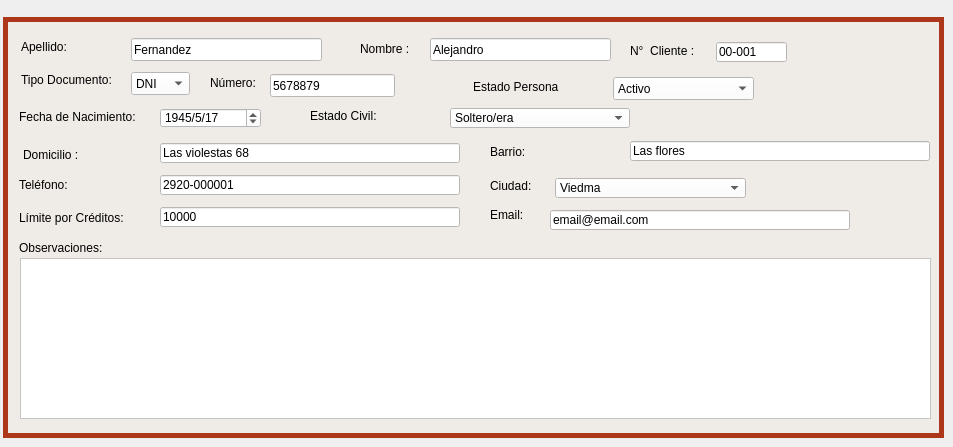
     <widget class="QWidget" name="tab_16">
      <attribute name="icon">
       <iconset>
        <normalon>Íconos/tarjeta-personal-de-datos-de-contacto.png</normalon>
       </iconset>
      </attribute>
      <attribute name="title">
       <string>Datos Personales</string>
      </attribute>
      <widget class="QLineEdit" name="lne_telfono_buscar_2">
       <property name="geometry">
        <rect>
         <x>160</x>
         <y>175</y>
         <width>300</width>
         <height>20</height>
        </rect>
       </property>
       <property name="styleSheet">
        <string notr="true">background-color: rgb(255, 255, 255);</string>
       </property>
       <property name="text">
        <string>2920-000001</string>
       </property>
      </widget>
      <widget class="QLabel" name="label_123">
       <property name="geometry">
        <rect>
         <x>19</x>
         <y>109</y>
         <width>141</width>
         <height>16</height>
        </rect>
       </property>
       <property name="text">
        <string>Fecha de Nacimiento:</string>
       </property>
      </widget>
      <widget class="QDateEdit" name="dte_nacimiento_buscar_2">
       <property name="geometry">
        <rect>
         <x>160</x>
         <y>108</y>
         <width>101</width>
         <height>20</height>
        </rect>
       </property>
       <property name="styleSheet">
        <string notr="true">background-color: rgb(255, 255, 255);</string>
       </property>
       <property name="displayFormat">
        <string>yyyy/M/dd</string>
       </property>
       <property name="date">
        <date>
         <year>1945</year>
         <month>5</month>
         <day>17</day>
        </date>
       </property>
      </widget>
      <widget class="QComboBox" name="cbx_estado_civil_buscar_2">
       <property name="geometry">
        <rect>
         <x>450</x>
         <y>108</y>
         <width>180</width>
         <height>20</height>
        </rect>
       </property>
       <property name="styleSheet">
        <string notr="true">background-color: rgb(255, 255, 255);</string>
       </property>
       <item>
        <property name="text">
         <string>Soltero/era</string>
        </property>
       </item>
       <item>
        <property name="text">
         <string>Casado/ada</string>
        </property>
       </item>
       <item>
        <property name="text">
         <string>Viudo/da</string>
        </property>
       </item>
       <item>
        <property name="text">
         <string>Divorsiado/ada</string>
        </property>
       </item>
      </widget>
      <widget class="QLabel" name="label_124">
       <property name="geometry">
        <rect>
         <x>490</x>
         <y>144</y>
         <width>131</width>
         <height>16</height>
        </rect>
       </property>
       <property name="text">
        <string>Barrio:</string>
       </property>
      </widget>
      <widget class="QLineEdit" name="lne_domicilio_buscar_2">
       <property name="geometry">
        <rect>
         <x>160</x>
         <y>143</y>
         <width>300</width>
         <height>20</height>
        </rect>
       </property>
       <property name="styleSheet">
        <string notr="true">background-color: rgb(255, 255, 255);</string>
       </property>
       <property name="text">
        <string>Las violestas 68</string>
       </property>
      </widget>
      <widget class="QLabel" name="label_125">
       <property name="geometry">
        <rect>
         <x>360</x>
         <y>41</y>
         <width>71</width>
         <height>16</height>
        </rect>
       </property>
       <property name="text">
        <string>Nombre :</string>
       </property>
      </widget>
      <widget class="QLabel" name="label_126">
       <property name="geometry">
        <rect>
         <x>310</x>
         <y>108</y>
         <width>131</width>
         <height>16</height>
        </rect>
       </property>
       <property name="text">
        <string>Estado Civil:</string>
       </property>
      </widget>
      <widget class="QLineEdit" name="lne_barrio_buscar_2">
       <property name="geometry">
        <rect>
         <x>630</x>
         <y>141</y>
         <width>300</width>
         <height>20</height>
        </rect>
       </property>
       <property name="styleSheet">
        <string notr="true">background-color: rgb(255, 255, 255);</string>
       </property>
       <property name="text">
        <string>Las flores</string>
       </property>
      </widget>
      <widget class="QLabel" name="label_127">
       <property name="geometry">
        <rect>
         <x>19</x>
         <y>177</y>
         <width>121</width>
         <height>16</height>
        </rect>
       </property>
       <property name="text">
        <string>Teléfono:</string>
       </property>
      </widget>
      <widget class="QComboBox" name="cbx_ciudad_4">
       <property name="geometry">
        <rect>
         <x>555</x>
         <y>178</y>
         <width>191</width>
         <height>20</height>
        </rect>
       </property>
       <property name="styleSheet">
        <string notr="true">background-color: rgb(255, 255, 255);</string>
       </property>
       <item>
        <property name="text">
         <string>Viedma</string>
        </property>
       </item>
      </widget>
      <widget class="QLabel" name="label_128">
       <property name="geometry">
        <rect>
         <x>21</x>
         <y>72</y>
         <width>103</width>
         <height>16</height>
        </rect>
       </property>
       <property name="text">
        <string>Tipo Documento:</string>
       </property>
      </widget>
      <widget class="QLabel" name="label_129">
       <property name="geometry">
        <rect>
         <x>630</x>
         <y>43</y>
         <width>71</width>
         <height>16</height>
        </rect>
       </property>
       <property name="text">
        <string>N°  Cliente :</string>
       </property>
      </widget>
      <widget class="QLineEdit" name="lne_nombre_buscar_2">
       <property name="geometry">
        <rect>
         <x>430</x>
         <y>38</y>
         <width>181</width>
         <height>23</height>
        </rect>
       </property>
       <property name="styleSheet">
        <string notr="true">background-color: rgb(255, 255, 255);</string>
       </property>
       <property name="text">
        <string>Alejandro</string>
       </property>
      </widget>
      <widget class="QLineEdit" name="lne_limite_credito_4">
       <property name="geometry">
        <rect>
         <x>160</x>
         <y>207</y>
         <width>300</width>
         <height>20</height>
        </rect>
       </property>
       <property name="styleSheet">
        <string notr="true">background-color: rgb(255, 255, 255);</string>
       </property>
       <property name="text">
        <string>10000</string>
       </property>
      </widget>
      <widget class="QLineEdit" name="lne_nro_cliente_buscar_2">
       <property name="geometry">
        <rect>
         <x>716</x>
         <y>42</y>
         <width>71</width>
         <height>20</height>
        </rect>
       </property>
       <property name="styleSheet">
        <string notr="true">background-color: rgb(255, 255, 255);</string>
       </property>
       <property name="text">
        <string>00-001</string>
       </property>
      </widget>
      <widget class="QLabel" name="label_130">
       <property name="geometry">
        <rect>
         <x>490</x>
         <y>207</y>
         <width>131</width>
         <height>16</height>
        </rect>
       </property>
       <property name="text">
        <string>Email:</string>
       </property>
      </widget>
      <widget class="QComboBox" name="cbx_tipo_doc_buscar_2">
       <property name="geometry">
        <rect>
         <x>131</x>
         <y>72</y>
         <width>59</width>
         <height>23</height>
        </rect>
       </property>
       <property name="styleSheet">
        <string notr="true">background-color: rgb(255, 255, 255);</string>
       </property>
       <item>
        <property name="text">
         <string>DNI </string>
        </property>
       </item>
       <item>
        <property name="text">
         <string>CUIL</string>
        </property>
       </item>
       <item>
        <property name="text">
         <string>CUIT </string>
        </property>
       </item>
      </widget>
      <widget class="QLineEdit" name="lne_apellido_buscar_2">
       <property name="geometry">
        <rect>
         <x>131</x>
         <y>38</y>
         <width>191</width>
         <height>23</height>
        </rect>
       </property>
       <property name="styleSheet">
        <string notr="true">background-color: rgb(255, 255, 255);</string>
       </property>
       <property name="text">
        <string>Fernandez</string>
       </property>
      </widget>
      <widget class="QLabel" name="label_131">
       <property name="geometry">
        <rect>
         <x>210</x>
         <y>75</y>
         <width>52</width>
         <height>16</height>
        </rect>
       </property>
       <property name="text">
        <string>Número:</string>
       </property>
      </widget>
      <widget class="QLabel" name="label_132">
       <property name="geometry">
        <rect>
         <x>19</x>
         <y>240</y>
         <width>121</width>
         <height>16</height>
        </rect>
       </property>
       <property name="text">
        <string>Observaciones: </string>
       </property>
      </widget>
      <widget class="QLabel" name="label_133">
       <property name="geometry">
        <rect>
         <x>19</x>
         <y>210</y>
         <width>121</width>
         <height>16</height>
        </rect>
       </property>
       <property name="text">
        <string>Límite por Créditos:</string>
       </property>
      </widget>
      <widget class="QLabel" name="label_134">
       <property name="geometry">
        <rect>
         <x>21</x>
         <y>39</y>
         <width>53</width>
         <height>16</height>
        </rect>
       </property>
       <property name="text">
        <string>Apellido:</string>
       </property>
      </widget>
      <widget class="QLabel" name="label_135">
       <property name="geometry">
        <rect>
         <x>490</x>
         <y>178</y>
         <width>71</width>
         <height>16</height>
        </rect>
       </property>
       <property name="text">
        <string>Ciudad:</string>
       </property>
      </widget>
      <widget class="QLineEdit" name="lne_email_4">
       <property name="geometry">
        <rect>
         <x>550</x>
         <y>210</y>
         <width>300</width>
         <height>20</height>
        </rect>
       </property>
       <property name="styleSheet">
        <string notr="true">background-color: rgb(255, 255, 255);</string>
       </property>
       <property name="text">
        <string>email@email.com</string>
       </property>
      </widget>
      <widget class="QLabel" name="label_136">
       <property name="geometry">
        <rect>
         <x>19</x>
         <y>144</y>
         <width>71</width>
         <height>16</height>
        </rect>
       </property>
       <property name="text">
        <string>Domicilio :</string>
       </property>
      </widget>
      <widget class="QLineEdit" name="lne_nro_doc_buscar_2">
       <property name="geometry">
        <rect>
         <x>270</x>
         <y>74</y>
         <width>125</width>
         <height>23</height>
        </rect>
       </property>
       <property name="styleSheet">
        <string notr="true">background-color: rgb(255, 255, 255);</string>
       </property>
       <property name="text">
        <string>5678879</string>
       </property>
      </widget>
      <widget class="QTextEdit" name="txte_observaciones_4">
       <property name="geometry">
        <rect>
         <x>20</x>
         <y>258</y>
         <width>911</width>
         <height>161</height>
        </rect>
       </property>
       <property name="styleSheet">
        <string notr="true">background-color: rgb(255, 255, 255);</string>
       </property>
      </widget>
      <widget class="QGroupBox" name="groupBox">
       <property name="geometry">
        <rect>
         <x>3</x>
         <y>17</y>
         <width>941</width>
         <height>421</height>
        </rect>
       </property>
       <property name="styleSheet">
        <string notr="true">QGroupBox{
background-color: rgb(239, 235, 231);
border-style: solid;
border-width: 5px;
border-color: rgb(172, 55, 26);
}

QLabel{
background-color: rgb(239, 235, 231);
}

QLineEdit{
background-color: rgb(255, 255, 255);
}

QTextEdit{
background-color: rgb(255, 255, 255);
}

QComboBox{
background-color: rgb(255, 255, 255);
}

QDateEdit{
background-color: rgb(255, 255, 255);
}

</string>
       </property>
       <property name="title">
        <string/>
       </property>
       <widget class="QLabel" name="label_147">
        <property name="geometry">
         <rect>
          <x>20</x>
          <y>130</y>
          <width>71</width>
          <height>16</height>
         </rect>
        </property>
        <property name="text">
         <string>Domicilio :</string>
        </property>
       </widget>
       <widget class="QLabel" name="label_37">
        <property name="geometry">
         <rect>
          <x>470</x>
          <y>60</y>
          <width>121</width>
          <height>20</height>
         </rect>
        </property>
        <property name="text">
         <string>Estado Persona</string>
        </property>
       </widget>
       <widget class="QComboBox" name="cbx_estado">
        <property name="geometry">
         <rect>
          <x>610</x>
          <y>60</y>
          <width>141</width>
          <height>23</height>
         </rect>
        </property>
        <item>
         <property name="text">
          <string>Activo</string>
         </property>
        </item>
        <item>
         <property name="text">
          <string>Bloqueado</string>
         </property>
        </item>
        <item>
         <property name="text">
          <string>Cupo Cubierto</string>
         </property>
        </item>
        <item>
         <property name="text">
          <string/>
         </property>
        </item>
       </widget>
      </widget>
      <zorder>label_136</zorder>
      <zorder>groupBox</zorder>
      <zorder>lne_telfono_buscar_2</zorder>
      <zorder>dte_nacimiento_buscar_2</zorder>
      <zorder>cbx_estado_civil_buscar_2</zorder>
      <zorder>label_123</zorder>
      <zorder>lne_domicilio_buscar_2</zorder>
      <zorder>label_124</zorder>
      <zorder>label_125</zorder>
      <zorder>lne_barrio_buscar_2</zorder>
      <zorder>label_126</zorder>
      <zorder>cbx_ciudad_4</zorder>
      <zorder>label_127</zorder>
      <zorder>label_128</zorder>
      <zorder>lne_nombre_buscar_2</zorder>
      <zorder>lne_limite_credito_4</zorder>
      <zorder>lne_nro_cliente_buscar_2</zorder>
      <zorder>label_129</zorder>
      <zorder>cbx_tipo_doc_buscar_2</zorder>
      <zorder>lne_apellido_buscar_2</zorder>
      <zorder>label_130</zorder>
      <zorder>label_131</zorder>
      <zorder>label_132</zorder>
      <zorder>label_133</zorder>
      <zorder>label_134</zorder>
      <zorder>lne_email_4</zorder>
      <zorder>label_135</zorder>
      <zorder>lne_nro_doc_buscar_2</zorder>
      <zorder>txte_observaciones_4</zorder>
     </widget>
